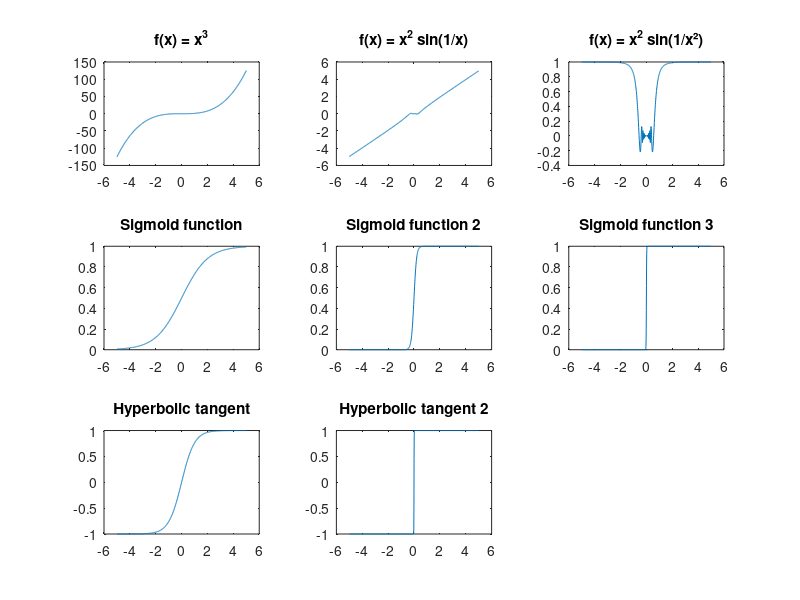

MATLAB code to generate this figure:
%exercice 3

% Définir un intervalle pour x
x = linspace(-5, 5, 1000);

% Définir les fonctions
f1 = x.^3;

f2 = x.^2 .* sin(1 ./ x);

f3 = x.^2 .* sin(1 ./ x.^2);

f4 = 1 ./ (1 + exp(-x));

f5 = 1 ./ (1 + exp(-10*x));

f6 = 1 ./ (1 + exp(-100*x));

f7 = (exp(x) - exp(-x)) ./ (exp(x) + exp(-x));

f8 = (exp(100*x) - exp(-100*x)) ./ (exp(100*x) + exp(-100*x));

% Tracer les graphes
figure;
subplot(3, 3, 1); plot(x, f1); title('f(x) = x^3');
subplot(3, 3, 2); plot(x, f2); title('f(x) = x^2 sin(1/x)');
subplot(3, 3, 3); plot(x, f3); title('f(x) = x^2 sin(1/x²)');
subplot(3, 3, 4); plot(x, f4); title('Sigmoid function');
subplot(3, 3, 5); plot(x, f5); title('Sigmoid function 2');
subplot(3, 3, 6); plot(x, f6); title('Sigmoid function 3');
subplot(3, 3, 7); plot(x, f7); title('Hyperbolic tangent');
subplot(3, 3, 8); plot(x, f8); title('Hyperbolic tangent 2');

